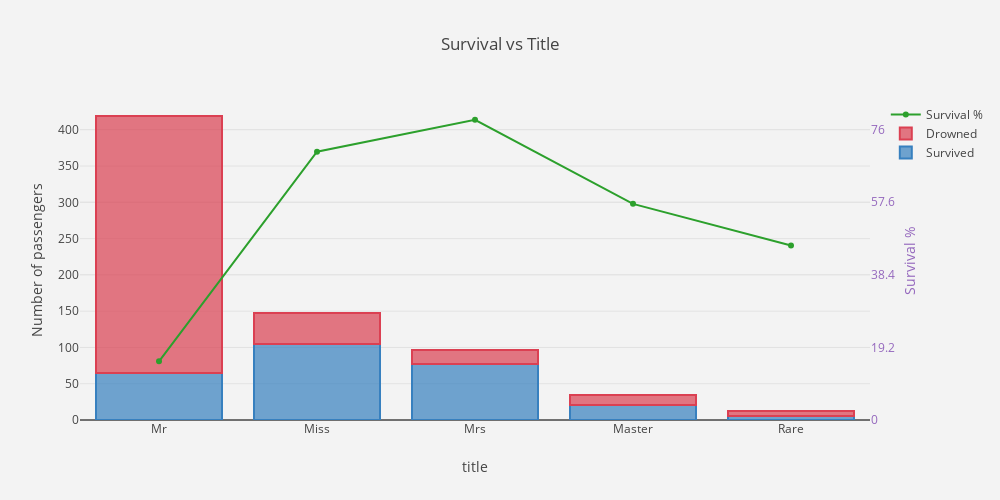

Here is the notebook cell this chart was saved with:
### Code cell
title = train_set[['Title', 'Survived']].groupby(['Title']).count()
title_sur = train_set[['Title', 'Survived']].groupby(['Title']).sum()

trace1 = go.Bar(
    x = ['Mr', 'Miss', 'Mrs', 'Master', 'Rare'],
    y = title_sur['Survived'].tolist(),
    name='Survived',
    marker=dict(
        color='rgba(55, 128, 191, 0.7)',
        line=dict(
            color='rgba(55, 128, 191, 1.0)',
            width=2,
        )
    )
)
trace2 = go.Bar(
   x = ['Mr', 'Miss', 'Mrs', 'Master', 'Rare'],
    y = (title['Survived'] - title_sur['Survived']).tolist(),
    name='Drowned',
    marker=dict(
        color='rgba(219, 64, 82, 0.7)',
        line=dict(
            color='rgba(219, 64, 82, 1.0)',
            width=2,
        )
    )
)
trace3 = go.Scatter(
    x = ['Mr', 'Miss', 'Mrs', 'Master', 'Rare'],
    y = (title_sur['Survived'] * 100 / title['Survived']).tolist(),
    name='Survival %',
    mode = 'lines+markers',
    yaxis='y2'
)

data = [trace1, trace2, trace3]
layout = go.Layout(
    barmode='stack',
    title = 'Survival vs Title',
    width=1000,
    height=500,
    paper_bgcolor='rgb(243, 243, 243)',
    plot_bgcolor='rgb(243, 243, 243)',
    yaxis = dict(title= 'Number of passengers'),
    xaxis = dict(title= 'title'),
    yaxis2=dict(
        title='Survival %',
        titlefont=dict(
            color='rgb(148, 103, 189)'
        ),
        tickfont=dict(
            color='rgb(148, 103, 189)'
        ),
        overlaying='y',
        side='right',
        anchor = 'x',
        rangemode = 'tozero',
        dtick = 19.2
    )
)

fig = go.Figure(data=data, layout=layout)
py.iplot(fig)

### Figure 1 — Plotly figure (JSON) as saved in the notebook; plotly's stock layout.template omitted (floating-point values rounded to 4 significant figures)
{"data": [{"marker": {"color": "rgba(55, 128, 191, 0.7)", "line": {"color": "rgba(55, 128, 191, 1.0)", "width": 2}}, "name": "Survived", "type": "bar", "x": ["Mr", "Miss", "Mrs", "Master", "Rare"], "y": [65, 105, 77, 20, 6]}, {"marker": {"color": "rgba(219, 64, 82, 0.7)", "line": {"color": "rgba(219, 64, 82, 1.0)", "width": 2}}, "name": "Drowned", "type": "bar", "x": ["Mr", "Miss", "Mrs", "Master", "Rare"], "y": [354, 43, 20, 15, 7]}, {"mode": "lines+markers", "name": "Survival %", "type": "scatter", "x": ["Mr", "Miss", "Mrs", "Master", "Rare"], "y": [15.51, 70.95, 79.38, 57.14, 46.15], "yaxis": "y2"}], "layout": {"barmode": "stack", "height": 500, "paper_bgcolor": "rgb(243, 243, 243)", "plot_bgcolor": "rgb(243, 243, 243)", "title": "Survival vs Title", "width": 1000, "xaxis": {"title": "title"}, "yaxis": {"title": "Number of passengers"}, "yaxis2": {"anchor": "x", "dtick": 19.2, "overlaying": "y", "rangemode": "tozero", "side": "right", "tickfont": {"color": "rgb(148, 103, 189)"}, "title": "Survival %", "titlefont": {"color": "rgb(148, 103, 189)"}}}}
